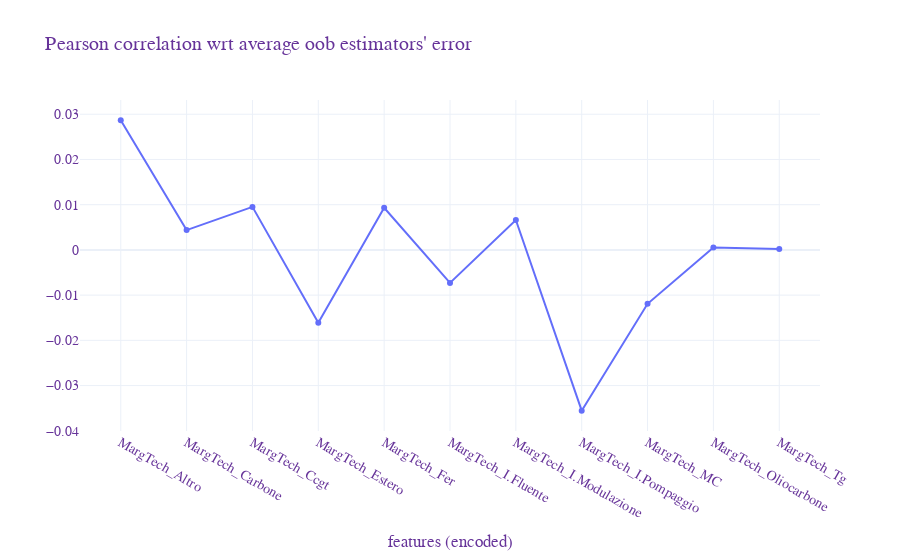
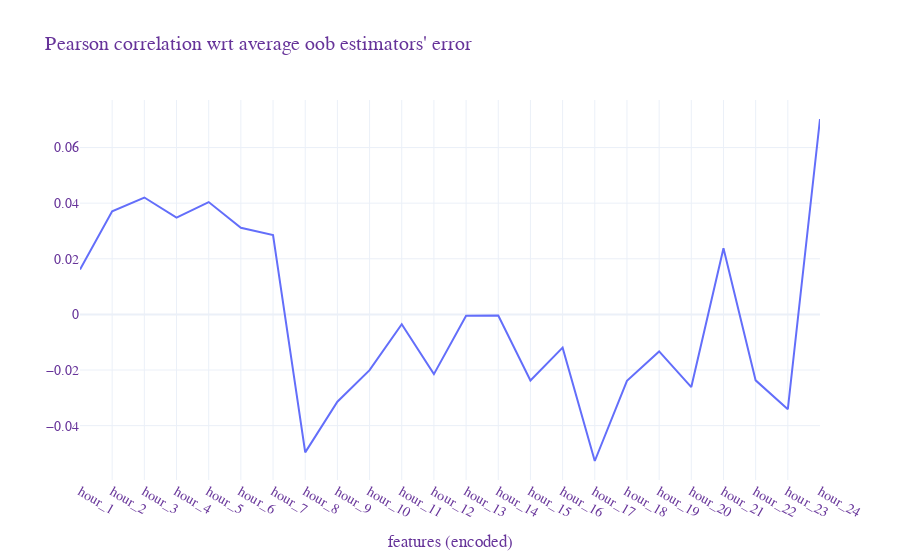
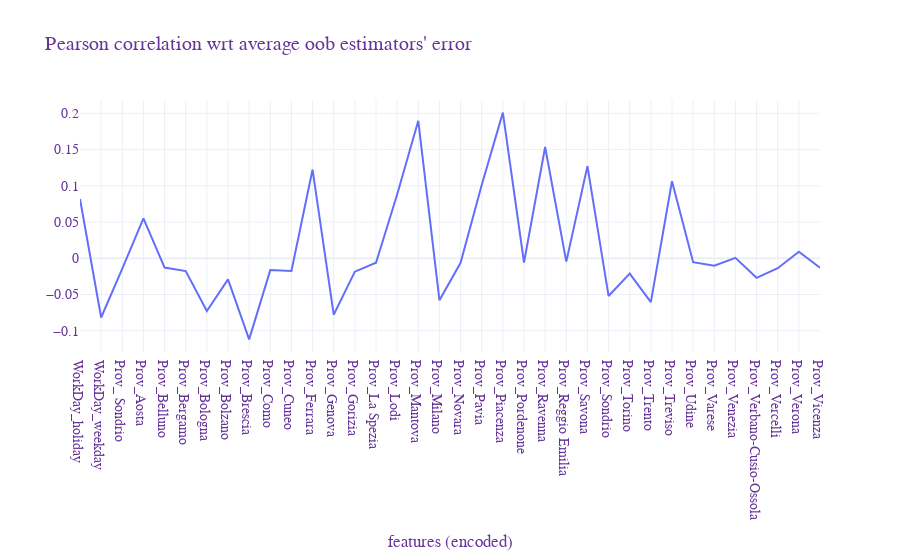

Notebook source saved alongside these figures, in order:
### Code cell
### 4) Extract daytime specific related oob errors
# Correlation btw average error and model features - classification
X_train_encoded['av_err']=X_oob_cla.abs().sum(axis=1)/X_oob_cla.count(axis=1) # axis=1 --> in orizzonatale
corr=X_train_encoded.astype(float).corr(method='pearson')
#fig = go.Figure(data=go.Heatmap(z=corr.values,x=corr.index,y=corr.columns,hoverongaps = False))
#fig.show()

fig=go.Figure(data=go.Scatter(x=corr.columns[:11], y=corr.values[:11,91]))
fig.update_layout(title="Pearson correlation wrt average oob estimators' error",
                  xaxis_title="features (encoded)",
                  font=dict(family="Times New Roman, monospace",size=14,color="RebeccaPurple"),
                  template="plotly_white")
fig.show()

fig=go.Figure(data=go.Scatter(x=corr.columns[11:35], y=corr.values[11:35,91]))
fig.update_layout(title="Pearson correlation wrt average oob estimators' error",
                  xaxis_title="features (encoded)",
                  font=dict(family="Times New Roman, monospace",size=14,color="RebeccaPurple"),
                  template="plotly_white")
fig.show()

fig=go.Figure(data=go.Scatter(x=corr.columns[35:71], y=corr.values[35:71,91]))
fig.update_layout(title="Pearson correlation wrt average oob estimators' error",
                  xaxis_title="features (encoded)",
                  font=dict(family="Times New Roman, monospace",size=14,color="RebeccaPurple"),
                  template="plotly_white")
fig.show()

fig=go.Figure(data=go.Scatter(x=corr.columns[71:], y=corr.values[71:-1,91]))
fig.update_layout(title="Pearson correlation wrt average oob estimators' error",
                  xaxis_title="features (encoded)",
                  font=dict(family="Times New Roman, monospace",size=14,color="RebeccaPurple"),
                  template="plotly_white")
fig.show()

### Figure 1 — Plotly figure (JSON) as saved in the notebook; plotly's stock layout.template omitted (floating-point values rounded to 4 significant figures)
{"data": [{"type": "scatter", "x": ["MargTech_Altro", "MargTech_Carbone", "MargTech_Ccgt", "MargTech_Estero", "MargTech_Fer", "MargTech_I.Fluente", "MargTech_I.Modulazione", "MargTech_I.Pompaggio", "MargTech_MC", "MargTech_Oliocarbone", "MargTech_Tg"], "y": [0.02866, 0.004374, 0.009513, -0.01609, 0.009328, -0.007303, 0.006614, -0.03556, -0.01192, 0.0005353, 0.0001958]}], "layout": {"autosize": true, "font": {"color": "RebeccaPurple", "family": "Times New Roman, monospace", "size": 14}, "title": {"text": "Pearson correlation wrt average oob estimators' error"}, "xaxis": {"autorange": true, "range": [-0.5891, 10.59], "title": {"text": "features (encoded)"}, "type": "category"}, "yaxis": {"autorange": true, "range": [-0.04155, 0.03465], "type": "linear"}}}

### Figure 2 — Plotly figure (JSON) as saved in the notebook; plotly's stock layout.template omitted (floating-point values rounded to 4 significant figures)
{"data": [{"type": "scatter", "x": ["hour_1", "hour_2", "hour_3", "hour_4", "hour_5", "hour_6", "hour_7", "hour_8", "hour_9", "hour_10", "hour_11", "hour_12", "hour_13", "hour_14", "hour_15", "hour_16", "hour_17", "hour_18", "hour_19", "hour_20", "hour_21", "hour_22", "hour_23", "hour_24"], "y": [0.01614, 0.03707, 0.04204, 0.03481, 0.0404, 0.03117, 0.02853, -0.04961, -0.0314, -0.02006, -0.003535, -0.02148, -0.0004567, -0.0004421, -0.02377, -0.01195, -0.05272, -0.02391, -0.01331, -0.02614, 0.02382, -0.02373, -0.03407, 0.07027]}], "layout": {"autosize": true, "font": {"color": "RebeccaPurple", "family": "Times New Roman, monospace", "size": 14}, "title": {"text": "Pearson correlation wrt average oob estimators' error"}, "xaxis": {"autorange": true, "range": [0, 23], "title": {"text": "features (encoded)"}, "type": "category"}, "yaxis": {"autorange": true, "range": [-0.05956, 0.0771], "type": "linear"}}}

### Figure 3 — Plotly figure (JSON) as saved in the notebook; plotly's stock layout.template omitted (floating-point values rounded to 4 significant figures)
{"data": [{"type": "scatter", "x": ["WorkDay_holiday", "WorkDay_weekday", "Prov_ Sondrio", "Prov_Aosta", "Prov_Belluno", "Prov_Bergamo", "Prov_Bologna", "Prov_Bolzano", "Prov_Brescia", "Prov_Como", "Prov_Cuneo", "Prov_Ferrara", "Prov_Genova", "Prov_Gorizia", "Prov_La Spezia", "Prov_Lodi", "Prov_Mantova", "Prov_Milano", "Prov_Novara", "Prov_Pavia", "Prov_Piacenza", "Prov_Pordenone", "Prov_Ravenna", "Prov_Reggio Emilia", "Prov_Savona", "Prov_Sondrio", "Prov_Torino", "Prov_Trento", "Prov_Treviso", "Prov_Udine", "Prov_Varese", "Prov_Venezia", "Prov_Verbano-Cusio-Ossola", "Prov_Vercelli", "Prov_Verona", "Prov_Vicenza"], "y": [0.08173, -0.08173, -0.0144, 0.05498, -0.01283, -0.01763, -0.07278, -0.0291, -0.112, -0.01633, -0.01755, 0.1224, -0.07787, -0.01851, -0.006085, 0.08801, 0.1897, -0.05781, -0.006228, 0.1011, 0.201, -0.005844, 0.1535, -0.0046, 0.1271, -0.052, -0.02111, -0.06057, 0.1062, -0.005377, -0.01016, 0.0005249, -0.02701, -0.01367, 0.009091, -0.01303]}], "layout": {"autosize": true, "font": {"color": "RebeccaPurple", "family": "Times New Roman, monospace", "size": 14}, "title": {"text": "Pearson correlation wrt average oob estimators' error"}, "xaxis": {"autorange": true, "range": [0, 35], "title": {"text": "features (encoded)"}, "type": "category"}, "yaxis": {"autorange": true, "range": [-0.1294, 0.2184], "type": "linear"}}}
